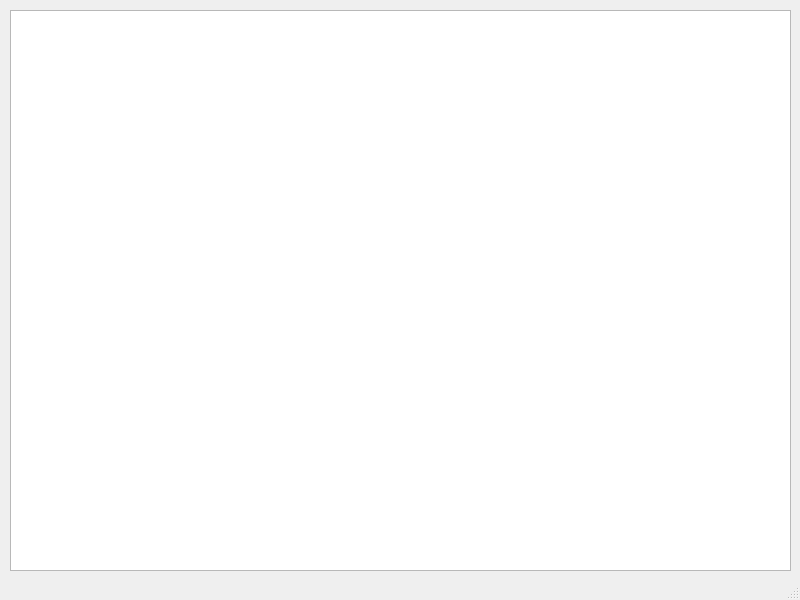
<?xml version="1.0" encoding="UTF-8"?>
<ui version="4.0">
 <class>MainWindow</class>
 <widget class="QMainWindow" name="MainWindow">
  <property name="geometry">
   <rect>
    <x>0</x>
    <y>0</y>
    <width>800</width>
    <height>600</height>
   </rect>
  </property>
  <property name="windowTitle">
   <string>InfoBoss</string>
  </property>
  <widget class="QWidget" name="centralwidget">
   <widget class="QWidget" name="verticalLayoutWidget">
    <property name="geometry">
     <rect>
      <x>10</x>
      <y>10</y>
      <width>781</width>
      <height>561</height>
     </rect>
    </property>
    <layout class="QVBoxLayout" name="verticalLayout">
     <item>
      <widget class="QPlainTextEdit" name="plainTextEdit">
       <property name="horizontalScrollBarPolicy">
        <enum>Qt::ScrollBarAlwaysOff</enum>
       </property>
       <property name="undoRedoEnabled">
        <bool>false</bool>
       </property>
       <property name="readOnly">
        <bool>true</bool>
       </property>
       <property name="plainText">
        <string/>
       </property>
       <property name="placeholderText">
        <string/>
       </property>
      </widget>
     </item>
    </layout>
   </widget>
   <zorder>verticalLayoutWidget</zorder>
   <zorder>textEdit</zorder>
  </widget>
  <widget class="QStatusBar" name="statusbar"/>
 </widget>
 <resources/>
 <connections/>
</ui>
